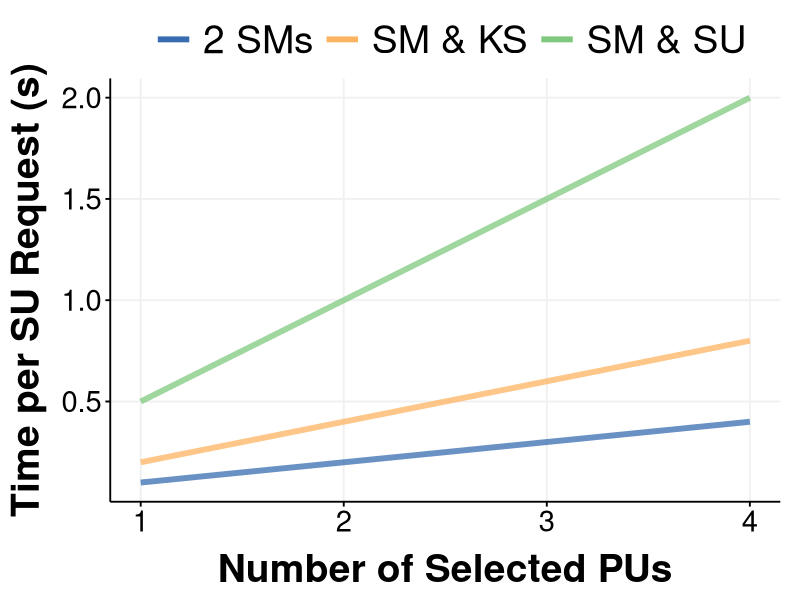

Write R code to recreate this figure.

library(ggplot2)
library(reshape)

theme_Publication <- function(use_major_gridlines = TRUE, use_minor_gridlines = FALSE, base_size=14, base_family="helvetica") {
      library(grid)
      library(ggthemes)

      major_elem <- element_blank()
      if (use_major_gridlines) {
      	major_elem <- element_line(colour="#f0f0f0")
      }

      minor_elem <- element_blank()
      if (use_minor_gridlines) {
      	minor_elem <- element_line(colour="#f0f0f0")
      }

      (theme_foundation(base_size=base_size, base_family=base_family)
       + theme(plot.title = element_text(face = "bold",
                                         size = rel(1.2), hjust = 0.5),
               text = element_text(),
               panel.background = element_rect(colour = NA),
               plot.background = element_rect(colour = NA),
               panel.border = element_rect(colour = NA),
               axis.title = element_text(face = "bold",size = rel(2)),
               axis.title.y = element_text(angle=90,vjust =2),
               axis.title.x = element_text(vjust = -0.2),
               axis.text = element_text(size = rel(1.5)), 
               axis.line = element_line(colour="black"),
               axis.ticks = element_line(),
               panel.grid.major = major_elem,
               panel.grid.minor = minor_elem,
               legend.key = element_rect(colour = NA),
               legend.position = "bottom",
               legend.direction = "horizontal",
               legend.key.size= unit(0.2, "cm"),
               legend.spacing = unit(0, "cm"),
               legend.title = element_text(face="italic"),
               legend.margin = margin(t = 0, unit = "cm"),
               plot.margin = unit(c(5,5,5,5),"mm"),
               strip.background=element_rect(colour="#f0f0f0",fill="#f0f0f0"),
               strip.text = element_text(face="bold")
          ))
}

scale_fill_Publication <- function(...){
      library(scales)
      discrete_scale("fill","Publication",manual_pal(values = c("#386cb0","#fdb462","#7fc97f","#ef3b2c","#662506","#a6cee3","#fb9a99","#984ea3","#ffff33")), ...)
}

scale_colour_Publication <- function(...){
      library(scales)
      discrete_scale("colour","Publication",manual_pal(values = c("#386cb0","#fdb462","#7fc97f","#ef3b2c","#662506","#a6cee3","#fb9a99","#984ea3","#ffff33")), ...)
}

# Generic line plot function
make_line_plot <- function(data, labels, legend_position = "top", legend_direction = "horizontal", width = 6, height = 8, base_font_size = 14) {
	# Takes the multi-column data into the correct format
	data <- melt(data, id = c("x"))

	# Plots the data as lines
	plt <- ggplot(data = data)
	plt <- plt + geom_line(aes(x = data$x, y = value, color = variable), alpha = 0.75, size = 2.0)

	# Applies the theme and color scale
	plt <- plt + theme_Publication(base_size = base_font_size) + scale_colour_Publication(labels = labels)

	# Adjusts the legend
	plt <- plt + theme(legend.position = legend_position, legend.direction = legend_direction, legend.key.size = unit(1, "cm"),
						legend.title = element_text(face = "italic", size = rel(2)),
						legend.text = element_text(size = rel(2)),
						legend.background = element_rect(fill = alpha('white', 0.0)))

	# Overrides the sizes of the lines in the legend and the opacity
	plt <- plt + guides(colour = guide_legend(override.aes = list(size = 3, alpha = 1.0)))	
}

# Makes plots for paper
make_time_npu_s <- function(data, f_name = "time_npu_s") {
	plt <- make_line_plot(data, c("2 SMs", "SM & KS", "SM & SU"))

	plt <- plt + labs(x = "Number of Selected PUs", y = "Time per SU Request (s)", colour = "")	
	ggsave(paste(c("graphs/oakland/", f_name, ".png"), collapse = ""), plot = plt, width = 8, height = 6)
}

make_time_nss_s <- function(data, f_name = "time_nss_s") {
	plt <- make_line_plot(data, c("2 SMs", "SM & KS", "SM & SU"))

	plt <- plt + labs(x = "Number of Selected SSs", y = "Time per SU Request (s)", colour = "")	
	ggsave(paste(c("graphs/oakland/", f_name, ".png"), collapse = ""), plot = plt, width = 8, height = 6)
}

make_time_bits <- function(data, f_name = "time_bits") {
	plt <- make_line_plot(data, c("2 SMs", "SM & KS", "SM & SU"))

	plt <- plt + labs(x = "Number of Bits per Value", y = "Time per SU Request (s)", colour = "")	
	ggsave(paste(c("graphs/oakland/", f_name, ".png"), collapse = ""), plot = plt, width = 8, height = 6)
}

make_secure_read <- function(data, f_name = "secure_read") {
	plt <- make_line_plot(data, c("2 SMs + Naive", "SM & KS + Naive", "2 SMs + Proposed", "SM & KS + Proposed"))

	plt <- plt + labs(x = "Size of Table (MB)", y = "Time per Secure Read(s)", colour = "")	
	ggsave(paste(c("graphs/oakland/", f_name, ".png"), collapse = ""), plot = plt, width = 8, height = 6)
}

make_secure_write <- function(data, f_name = "secure_write") {
	plt <- make_line_plot(data, c("2 SMs + Naive", "SM & KS + Naive", "2 SMs + Proposed", "SM & KS + Proposed"))

	plt <- plt + labs(x = "Selected PUs", y = "Time per Secure Write(s)", colour = "")	
	ggsave(paste(c("graphs/oakland/", f_name, ".png"), collapse = ""), plot = plt, width = 8, height = 6)
}

make_ple_cdf <- function(data, f_name = "ple_cdf") {
	plt <- make_line_plot(data, c("1 SS", "10 SS", "25 SS", "50 SS"), legend_position = "right", legend_direction = "vertical")

	plt <- plt + labs(x = "Error of Estimated Path Loss", y = "CDF", colour = "# Selected:")	
	ggsave(paste(c("graphs/oakland/", f_name, ".png"), collapse = ""), plot = plt, width = 8, height = 6)
}

# Reads in data and creates plots
time_npu_s_data = data.frame("x" = c(1,2,3,4), "a" = c(0.1, 0.2, 0.3, 0.4), "b" = c(0.2, 0.4, 0.6, 0.8), "c" = c(0.5, 1.0, 1.5, 2.0))
make_time_npu_s(time_npu_s_data)

# time_nss_s_data = data.frame("x" = c(1,2,3,4), "a" = c(0.1, 0.2, 0.3, 0.4), "b" = c(0.2, 0.4, 0.6, 0.8), "c" = c(0.5, 1.0, 1.5, 2.0))
# make_time_nss_s(time_nss_s_data)

# time_bits_data = data.frame("x" = c(1,2,3,4), "a" = c(0.1, 0.2, 0.3, 0.4), "b" = c(0.2, 0.4, 0.6, 0.8), "c" = c(0.5, 1.0, 1.5, 2.0))
# make_time_bits(time_bits_data)

# secure_read_data = data.frame("x" = c(1,2,3,4), "c" = c(0.5, 1.0, 1.5, 2.0), "d" = c(1.0, 2.0, 3.0, 4.0), "a" = c(0.1, 0.2, 0.3, 0.4), "b" = c(0.2, 0.4, 0.6, 0.8))
# make_secure_read(secure_read_data)

# secure_write_data = data.frame("x" = c(1,2,3,4), "c" = c(0.5, 1.0, 1.5, 2.0), "d" = c(1.0, 2.0, 3.0, 4.0), "a" = c(0.1, 0.2, 0.3, 0.4), "b" = c(0.2, 0.4, 0.6, 0.8))
# make_secure_write(secure_write_data)

# ple_cdf_data = data.frame("x" = c(1,2,3,4), "c" = c(0.5, 1.0, 1.5, 2.0), "d" = c(1.0, 2.0, 3.0, 4.0), "a" = c(0.1, 0.2, 0.3, 0.4), "b" = c(0.2, 0.4, 0.6, 0.8))
# make_ple_cdf(ple_cdf_data)
